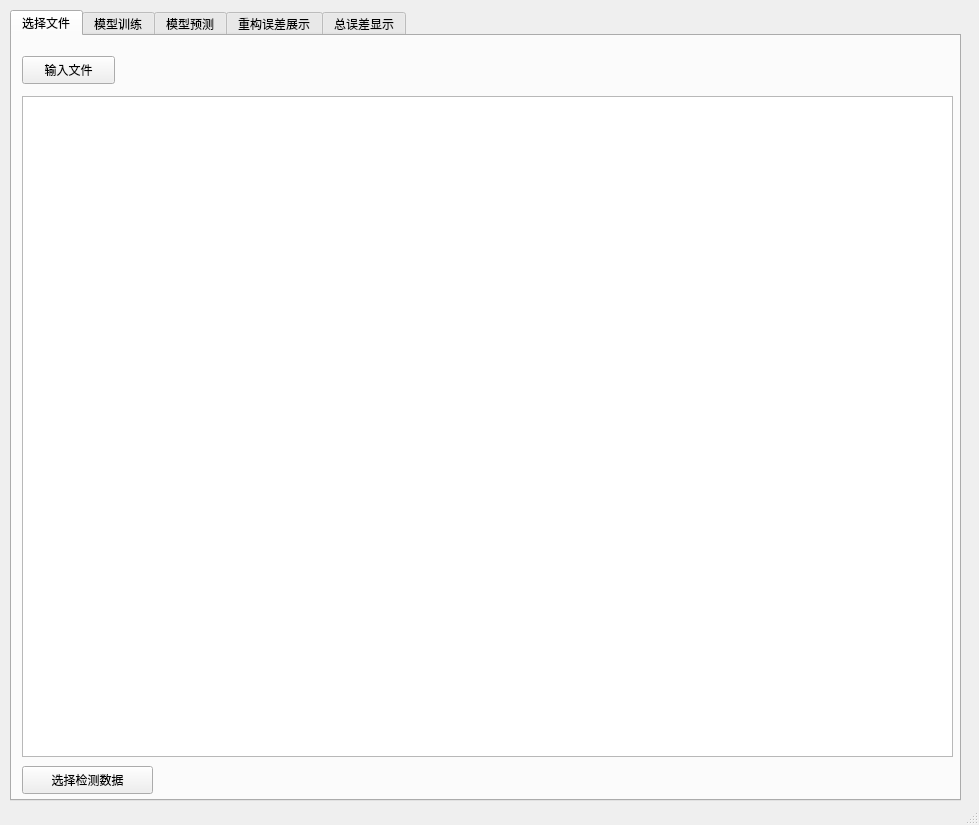
<?xml version="1.0" encoding="UTF-8"?>
<ui version="4.0">
 <class>MainWindow</class>
 <widget class="QMainWindow" name="MainWindow">
  <property name="geometry">
   <rect>
    <x>0</x>
    <y>0</y>
    <width>979</width>
    <height>825</height>
   </rect>
  </property>
  <property name="windowTitle">
   <string>MainWindow</string>
  </property>
  <widget class="QWidget" name="centralwidget">
   <widget class="QTabWidget" name="tabWidget">
    <property name="geometry">
     <rect>
      <x>10</x>
      <y>10</y>
      <width>951</width>
      <height>791</height>
     </rect>
    </property>
    <property name="currentIndex">
     <number>0</number>
    </property>
    <widget class="QWidget" name="tab_1">
     <attribute name="title">
      <string>选择文件</string>
     </attribute>
     <widget class="QPushButton" name="pushButton_csv">
      <property name="geometry">
       <rect>
        <x>10</x>
        <y>20</y>
        <width>93</width>
        <height>28</height>
       </rect>
      </property>
      <property name="text">
       <string>输入文件</string>
      </property>
     </widget>
     <widget class="QLabel" name="label">
      <property name="geometry">
       <rect>
        <x>121</x>
        <y>22</y>
        <width>801</width>
        <height>21</height>
       </rect>
      </property>
      <property name="text">
       <string/>
      </property>
     </widget>
     <widget class="QTableView" name="tableView">
      <property name="geometry">
       <rect>
        <x>10</x>
        <y>60</y>
        <width>931</width>
        <height>661</height>
       </rect>
      </property>
     </widget>
     <widget class="QPushButton" name="pushButton_choose">
      <property name="geometry">
       <rect>
        <x>10</x>
        <y>730</y>
        <width>131</width>
        <height>28</height>
       </rect>
      </property>
      <property name="text">
       <string>选择检测数据</string>
      </property>
     </widget>
     <widget class="QLabel" name="label_22">
      <property name="geometry">
       <rect>
        <x>150</x>
        <y>730</y>
        <width>781</width>
        <height>21</height>
       </rect>
      </property>
      <property name="text">
       <string/>
      </property>
     </widget>
    </widget>
    <widget class="QWidget" name="tab_2">
     <attribute name="title">
      <string>模型训练</string>
     </attribute>
     <widget class="QLabel" name="label_2">
      <property name="geometry">
       <rect>
        <x>10</x>
        <y>10</y>
        <width>72</width>
        <height>21</height>
       </rect>
      </property>
      <property name="text">
       <string>选择模型：</string>
      </property>
     </widget>
     <widget class="QPushButton" name="pushButton_pth">
      <property name="geometry">
       <rect>
        <x>0</x>
        <y>40</y>
        <width>181</width>
        <height>28</height>
       </rect>
      </property>
      <property name="text">
       <string>加载预训练参数</string>
      </property>
     </widget>
     <widget class="QWidget" name="verticalLayoutWidget">
      <property name="geometry">
       <rect>
        <x>80</x>
        <y>70</y>
        <width>111</width>
        <height>101</height>
       </rect>
      </property>
      <layout class="QVBoxLayout" name="verticalLayout">
       <item>
        <widget class="QLineEdit" name="lineEdit_trainstarttime"/>
       </item>
       <item>
        <widget class="QLineEdit" name="lineEdit_validstarttime"/>
       </item>
       <item>
        <widget class="QLineEdit" name="lineEdit_teststarttime"/>
       </item>
      </layout>
     </widget>
     <widget class="QWidget" name="verticalLayoutWidget_2">
      <property name="geometry">
       <rect>
        <x>190</x>
        <y>70</y>
        <width>21</width>
        <height>101</height>
       </rect>
      </property>
      <layout class="QVBoxLayout" name="verticalLayout_2">
       <item>
        <widget class="QLabel" name="label_12">
         <property name="text">
          <string>--</string>
         </property>
        </widget>
       </item>
       <item>
        <widget class="QLabel" name="label_11">
         <property name="text">
          <string>--</string>
         </property>
        </widget>
       </item>
       <item>
        <widget class="QLabel" name="label_10">
         <property name="text">
          <string>--</string>
         </property>
        </widget>
       </item>
      </layout>
     </widget>
     <widget class="QWidget" name="verticalLayoutWidget_3">
      <property name="geometry">
       <rect>
        <x>210</x>
        <y>70</y>
        <width>111</width>
        <height>101</height>
       </rect>
      </property>
      <layout class="QVBoxLayout" name="verticalLayout_3">
       <item>
        <widget class="QLineEdit" name="lineEdit_trainendtime"/>
       </item>
       <item>
        <widget class="QLineEdit" name="lineEdit_validendtime"/>
       </item>
       <item>
        <widget class="QLineEdit" name="lineEdit_testendtime"/>
       </item>
      </layout>
     </widget>
     <widget class="QPushButton" name="pushButton_showdataset">
      <property name="geometry">
       <rect>
        <x>0</x>
        <y>180</y>
        <width>181</width>
        <height>28</height>
       </rect>
      </property>
      <property name="text">
       <string>数据集划分展示</string>
      </property>
     </widget>
     <widget class="QLabel" name="label_6">
      <property name="geometry">
       <rect>
        <x>190</x>
        <y>10</y>
        <width>601</width>
        <height>16</height>
       </rect>
      </property>
      <property name="text">
       <string/>
      </property>
     </widget>
     <widget class="QWidget" name="verticalLayoutWidget_4">
      <property name="geometry">
       <rect>
        <x>340</x>
        <y>69</y>
        <width>111</width>
        <height>101</height>
       </rect>
      </property>
      <layout class="QVBoxLayout" name="verticalLayout_5">
       <item>
        <widget class="QLabel" name="label_7">
         <property name="text">
          <string>训练轮数：</string>
         </property>
        </widget>
       </item>
       <item>
        <widget class="QLabel" name="label_8">
         <property name="text">
          <string>batch_size：</string>
         </property>
        </widget>
       </item>
       <item>
        <widget class="QLabel" name="label_17">
         <property name="text">
          <string>选择损失函数：</string>
         </property>
        </widget>
       </item>
      </layout>
     </widget>
     <widget class="QWidget" name="verticalLayoutWidget_5">
      <property name="geometry">
       <rect>
        <x>460</x>
        <y>70</y>
        <width>121</width>
        <height>101</height>
       </rect>
      </property>
      <layout class="QVBoxLayout" name="verticalLayout_6">
       <item>
        <widget class="QLineEdit" name="lineEdit_epoch"/>
       </item>
       <item>
        <widget class="QLineEdit" name="lineEdit_batchsize"/>
       </item>
       <item>
        <widget class="QComboBox" name="comboBox_lossfc"/>
       </item>
      </layout>
     </widget>
     <widget class="QPushButton" name="pushButton_train">
      <property name="geometry">
       <rect>
        <x>0</x>
        <y>540</y>
        <width>181</width>
        <height>28</height>
       </rect>
      </property>
      <property name="text">
       <string>开始训练</string>
      </property>
     </widget>
     <widget class="QPlainTextEdit" name="plainTextEdit">
      <property name="geometry">
       <rect>
        <x>10</x>
        <y>580</y>
        <width>921</width>
        <height>151</height>
       </rect>
      </property>
      <property name="plainText">
       <string/>
      </property>
     </widget>
     <widget class="QWidget" name="verticalLayoutWidget_8">
      <property name="geometry">
       <rect>
        <x>10</x>
        <y>70</y>
        <width>77</width>
        <height>101</height>
       </rect>
      </property>
      <layout class="QVBoxLayout" name="verticalLayout_4">
       <item>
        <widget class="QLabel" name="label_3">
         <property name="text">
          <string>训练时间：</string>
         </property>
        </widget>
       </item>
       <item>
        <widget class="QLabel" name="label_4">
         <property name="text">
          <string>验证时间：</string>
         </property>
        </widget>
       </item>
       <item>
        <widget class="QLabel" name="label_5">
         <property name="text">
          <string>测试时间：</string>
         </property>
        </widget>
       </item>
      </layout>
     </widget>
     <widget class="QWidget" name="verticalLayoutWidget_9">
      <property name="geometry">
       <rect>
        <x>610</x>
        <y>70</y>
        <width>81</width>
        <height>101</height>
       </rect>
      </property>
      <layout class="QVBoxLayout" name="verticalLayout_9">
       <item>
        <widget class="QLabel" name="label_18">
         <property name="text">
          <string>输入步长：</string>
         </property>
        </widget>
       </item>
       <item>
        <widget class="QLabel" name="label_19">
         <property name="text">
          <string>预测步长：</string>
         </property>
        </widget>
       </item>
       <item>
        <widget class="QLabel" name="label_20">
         <property name="text">
          <string>重合步长：</string>
         </property>
        </widget>
       </item>
      </layout>
     </widget>
     <widget class="QWidget" name="verticalLayoutWidget_10">
      <property name="geometry">
       <rect>
        <x>700</x>
        <y>70</y>
        <width>111</width>
        <height>101</height>
       </rect>
      </property>
      <layout class="QVBoxLayout" name="verticalLayout_10">
       <item>
        <widget class="QLineEdit" name="lineEdit_inputlength"/>
       </item>
       <item>
        <widget class="QLineEdit" name="lineEdit_predlength"/>
       </item>
       <item>
        <widget class="QLineEdit" name="lineEdit_labellength"/>
       </item>
      </layout>
     </widget>
     <widget class="QComboBox" name="comboBox_model">
      <property name="geometry">
       <rect>
        <x>80</x>
        <y>10</y>
        <width>87</width>
        <height>22</height>
       </rect>
      </property>
     </widget>
     <widget class="QComboBox" name="comboBox_model_2">
      <property name="geometry">
       <rect>
        <x>190</x>
        <y>180</y>
        <width>87</width>
        <height>22</height>
       </rect>
      </property>
     </widget>
     <widget class="QLabel" name="label_21">
      <property name="geometry">
       <rect>
        <x>190</x>
        <y>40</y>
        <width>721</width>
        <height>21</height>
       </rect>
      </property>
      <property name="text">
       <string/>
      </property>
     </widget>
     <widget class="QLabel" name="label_dataset">
      <property name="geometry">
       <rect>
        <x>290</x>
        <y>180</y>
        <width>601</width>
        <height>16</height>
       </rect>
      </property>
      <property name="text">
       <string/>
      </property>
     </widget>
    </widget>
    <widget class="QWidget" name="tab_3">
     <attribute name="title">
      <string>模型预测</string>
     </attribute>
     <widget class="QPushButton" name="pushButton_pred">
      <property name="geometry">
       <rect>
        <x>0</x>
        <y>110</y>
        <width>93</width>
        <height>28</height>
       </rect>
      </property>
      <property name="text">
       <string>预测结果</string>
      </property>
     </widget>
     <widget class="QLabel" name="label_9">
      <property name="geometry">
       <rect>
        <x>10</x>
        <y>50</y>
        <width>72</width>
        <height>21</height>
       </rect>
      </property>
      <property name="text">
       <string>显示时间：</string>
      </property>
     </widget>
     <widget class="QWidget" name="gridLayoutWidget">
      <property name="geometry">
       <rect>
        <x>100</x>
        <y>20</y>
        <width>121</width>
        <height>80</height>
       </rect>
      </property>
      <layout class="QGridLayout" name="gridLayout">
       <item row="0" column="0">
        <widget class="QLineEdit" name="lineEdit_showstarttime"/>
       </item>
      </layout>
     </widget>
     <widget class="QWidget" name="verticalLayoutWidget_6">
      <property name="geometry">
       <rect>
        <x>220</x>
        <y>20</y>
        <width>21</width>
        <height>80</height>
       </rect>
      </property>
      <layout class="QVBoxLayout" name="verticalLayout_7">
       <item>
        <widget class="QLabel" name="label_13">
         <property name="text">
          <string>--</string>
         </property>
        </widget>
       </item>
      </layout>
     </widget>
     <widget class="QWidget" name="gridLayoutWidget_2">
      <property name="geometry">
       <rect>
        <x>240</x>
        <y>20</y>
        <width>121</width>
        <height>80</height>
       </rect>
      </property>
      <layout class="QGridLayout" name="gridLayout_2">
       <item row="0" column="0">
        <widget class="QLineEdit" name="lineEdit_showendtime"/>
       </item>
      </layout>
     </widget>
     <widget class="QComboBox" name="comboBox_pred">
      <property name="geometry">
       <rect>
        <x>100</x>
        <y>110</y>
        <width>87</width>
        <height>22</height>
       </rect>
      </property>
     </widget>
     <widget class="QLabel" name="label_pred_time">
      <property name="geometry">
       <rect>
        <x>370</x>
        <y>50</y>
        <width>541</width>
        <height>21</height>
       </rect>
      </property>
      <property name="text">
       <string/>
      </property>
     </widget>
     <widget class="QLabel" name="label_pred_show">
      <property name="geometry">
       <rect>
        <x>410</x>
        <y>110</y>
        <width>511</width>
        <height>21</height>
       </rect>
      </property>
      <property name="text">
       <string/>
      </property>
     </widget>
     <widget class="QLabel" name="label_pred_path">
      <property name="geometry">
       <rect>
        <x>100</x>
        <y>730</y>
        <width>721</width>
        <height>21</height>
       </rect>
      </property>
      <property name="text">
       <string/>
      </property>
     </widget>
     <widget class="QLabel" name="label_23">
      <property name="geometry">
       <rect>
        <x>200</x>
        <y>110</y>
        <width>72</width>
        <height>21</height>
       </rect>
      </property>
      <property name="text">
       <string>展示步长：</string>
      </property>
     </widget>
     <widget class="QComboBox" name="comboBox_stepshow">
      <property name="geometry">
       <rect>
        <x>260</x>
        <y>110</y>
        <width>87</width>
        <height>22</height>
       </rect>
      </property>
     </widget>
     <widget class="QLabel" name="label_26">
      <property name="geometry">
       <rect>
        <x>10</x>
        <y>730</y>
        <width>72</width>
        <height>21</height>
       </rect>
      </property>
      <property name="text">
       <string>模型路径：</string>
      </property>
     </widget>
    </widget>
    <widget class="QWidget" name="tab_4">
     <attribute name="title">
      <string>重构误差展示</string>
     </attribute>
     <widget class="QPushButton" name="pushButton_pred_2">
      <property name="geometry">
       <rect>
        <x>0</x>
        <y>110</y>
        <width>93</width>
        <height>28</height>
       </rect>
      </property>
      <property name="text">
       <string>预测结果</string>
      </property>
     </widget>
     <widget class="QWidget" name="gridLayoutWidget_3">
      <property name="geometry">
       <rect>
        <x>240</x>
        <y>20</y>
        <width>121</width>
        <height>80</height>
       </rect>
      </property>
      <layout class="QGridLayout" name="gridLayout_3">
       <item row="0" column="0">
        <widget class="QLineEdit" name="lineEdit_errorshowendtime"/>
       </item>
      </layout>
     </widget>
     <widget class="QLabel" name="label_14">
      <property name="geometry">
       <rect>
        <x>10</x>
        <y>50</y>
        <width>72</width>
        <height>21</height>
       </rect>
      </property>
      <property name="text">
       <string>显示时间：</string>
      </property>
     </widget>
     <widget class="QWidget" name="gridLayoutWidget_4">
      <property name="geometry">
       <rect>
        <x>100</x>
        <y>20</y>
        <width>121</width>
        <height>80</height>
       </rect>
      </property>
      <layout class="QGridLayout" name="gridLayout_4">
       <item row="0" column="0">
        <widget class="QLineEdit" name="lineEdit_errorshowstarttime"/>
       </item>
      </layout>
     </widget>
     <widget class="QWidget" name="verticalLayoutWidget_7">
      <property name="geometry">
       <rect>
        <x>220</x>
        <y>20</y>
        <width>21</width>
        <height>80</height>
       </rect>
      </property>
      <layout class="QVBoxLayout" name="verticalLayout_8">
       <item>
        <widget class="QLabel" name="label_15">
         <property name="text">
          <string>--</string>
         </property>
        </widget>
       </item>
      </layout>
     </widget>
     <widget class="QComboBox" name="comboBox_error">
      <property name="geometry">
       <rect>
        <x>520</x>
        <y>50</y>
        <width>87</width>
        <height>22</height>
       </rect>
      </property>
     </widget>
     <widget class="QLabel" name="label_16">
      <property name="geometry">
       <rect>
        <x>440</x>
        <y>50</y>
        <width>72</width>
        <height>21</height>
       </rect>
      </property>
      <property name="text">
       <string>选择误差：</string>
      </property>
     </widget>
     <widget class="QComboBox" name="comboBox_errorshow">
      <property name="geometry">
       <rect>
        <x>100</x>
        <y>110</y>
        <width>87</width>
        <height>22</height>
       </rect>
      </property>
     </widget>
     <widget class="QLabel" name="label_24">
      <property name="geometry">
       <rect>
        <x>200</x>
        <y>110</y>
        <width>72</width>
        <height>21</height>
       </rect>
      </property>
      <property name="text">
       <string>展示步长：</string>
      </property>
     </widget>
     <widget class="QComboBox" name="comboBox_stepshow_2">
      <property name="geometry">
       <rect>
        <x>260</x>
        <y>110</y>
        <width>87</width>
        <height>22</height>
       </rect>
      </property>
     </widget>
     <widget class="QLabel" name="label_25">
      <property name="geometry">
       <rect>
        <x>360</x>
        <y>110</y>
        <width>81</width>
        <height>21</height>
       </rect>
      </property>
      <property name="text">
       <string>异常阈值：</string>
      </property>
     </widget>
     <widget class="QLineEdit" name="lineEdit_threshold">
      <property name="geometry">
       <rect>
        <x>420</x>
        <y>110</y>
        <width>81</width>
        <height>20</height>
       </rect>
      </property>
     </widget>
     <widget class="QLabel" name="label_thresholderror">
      <property name="geometry">
       <rect>
        <x>510</x>
        <y>110</y>
        <width>281</width>
        <height>21</height>
       </rect>
      </property>
      <property name="text">
       <string/>
      </property>
     </widget>
    </widget>
    <widget class="QWidget" name="tab_5">
     <attribute name="title">
      <string>总误差显示</string>
     </attribute>
     <widget class="QPushButton" name="pushButton_allerror">
      <property name="geometry">
       <rect>
        <x>9</x>
        <y>112</y>
        <width>93</width>
        <height>28</height>
       </rect>
      </property>
      <property name="text">
       <string>预测结果</string>
      </property>
     </widget>
     <widget class="QLabel" name="label_27">
      <property name="geometry">
       <rect>
        <x>19</x>
        <y>52</y>
        <width>72</width>
        <height>21</height>
       </rect>
      </property>
      <property name="text">
       <string>显示时间：</string>
      </property>
     </widget>
     <widget class="QComboBox" name="comboBox_allerror">
      <property name="geometry">
       <rect>
        <x>460</x>
        <y>50</y>
        <width>87</width>
        <height>22</height>
       </rect>
      </property>
     </widget>
     <widget class="QLabel" name="label_29">
      <property name="geometry">
       <rect>
        <x>380</x>
        <y>50</y>
        <width>72</width>
        <height>21</height>
       </rect>
      </property>
      <property name="text">
       <string>选择误差：</string>
      </property>
     </widget>
     <widget class="QComboBox" name="comboBox_stepshow_3">
      <property name="geometry">
       <rect>
        <x>200</x>
        <y>120</y>
        <width>87</width>
        <height>22</height>
       </rect>
      </property>
     </widget>
     <widget class="QLabel" name="label_30">
      <property name="geometry">
       <rect>
        <x>120</x>
        <y>120</y>
        <width>72</width>
        <height>21</height>
       </rect>
      </property>
      <property name="text">
       <string>展示步长：</string>
      </property>
     </widget>
     <widget class="QLabel" name="label_31">
      <property name="geometry">
       <rect>
        <x>300</x>
        <y>120</y>
        <width>81</width>
        <height>21</height>
       </rect>
      </property>
      <property name="text">
       <string>异常阈值：</string>
      </property>
     </widget>
     <widget class="QLineEdit" name="lineEdit_allerrorthreshold">
      <property name="geometry">
       <rect>
        <x>370</x>
        <y>120</y>
        <width>81</width>
        <height>20</height>
       </rect>
      </property>
     </widget>
     <widget class="QLineEdit" name="lineEdit_allerrorshowstarttime">
      <property name="geometry">
       <rect>
        <x>100</x>
        <y>50</y>
        <width>119</width>
        <height>24</height>
       </rect>
      </property>
     </widget>
     <widget class="QLabel" name="label_28">
      <property name="geometry">
       <rect>
        <x>220</x>
        <y>20</y>
        <width>19</width>
        <height>78</height>
       </rect>
      </property>
      <property name="text">
       <string>--</string>
      </property>
     </widget>
     <widget class="QLineEdit" name="lineEdit_allerrorshowendtime">
      <property name="geometry">
       <rect>
        <x>240</x>
        <y>50</y>
        <width>119</width>
        <height>24</height>
       </rect>
      </property>
     </widget>
     <widget class="QLabel" name="label_thresholdallerror">
      <property name="geometry">
       <rect>
        <x>470</x>
        <y>120</y>
        <width>281</width>
        <height>21</height>
       </rect>
      </property>
      <property name="text">
       <string/>
      </property>
     </widget>
    </widget>
   </widget>
  </widget>
  <widget class="QStatusBar" name="statusbar"/>
 </widget>
 <tabstops>
  <tabstop>tabWidget</tabstop>
  <tabstop>pushButton_csv</tabstop>
  <tabstop>comboBox_model</tabstop>
  <tabstop>pushButton_pth</tabstop>
  <tabstop>lineEdit_trainstarttime</tabstop>
  <tabstop>lineEdit_trainendtime</tabstop>
  <tabstop>lineEdit_validstarttime</tabstop>
  <tabstop>lineEdit_validendtime</tabstop>
  <tabstop>lineEdit_teststarttime</tabstop>
  <tabstop>lineEdit_testendtime</tabstop>
  <tabstop>lineEdit_epoch</tabstop>
  <tabstop>lineEdit_batchsize</tabstop>
  <tabstop>comboBox_lossfc</tabstop>
  <tabstop>lineEdit_inputlength</tabstop>
  <tabstop>lineEdit_predlength</tabstop>
  <tabstop>lineEdit_labellength</tabstop>
  <tabstop>pushButton_showdataset</tabstop>
  <tabstop>pushButton_train</tabstop>
  <tabstop>plainTextEdit</tabstop>
  <tabstop>lineEdit_showstarttime</tabstop>
  <tabstop>lineEdit_showendtime</tabstop>
  <tabstop>pushButton_pred</tabstop>
  <tabstop>lineEdit_errorshowstarttime</tabstop>
  <tabstop>lineEdit_errorshowendtime</tabstop>
  <tabstop>comboBox_error</tabstop>
  <tabstop>pushButton_pred_2</tabstop>
 </tabstops>
 <resources/>
 <connections/>
</ui>
